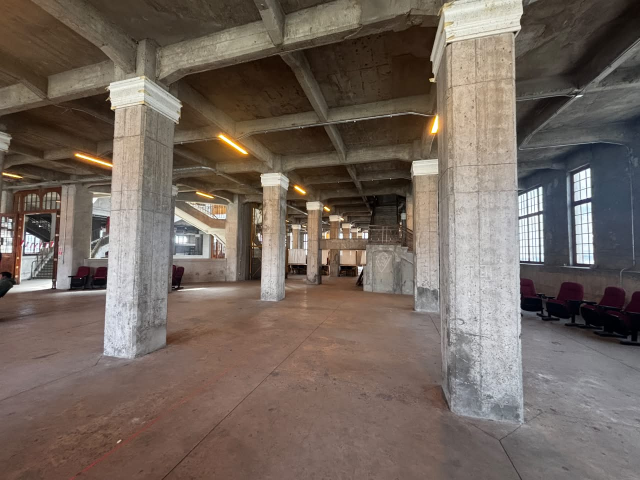
#> input picture mockups/instalacion-escenica/fotos/2.jpg, 1280 x 960 px, found by its file name (shown at 1/2 size)
$ python sheet.py ../fotos/1.jpg ../fotos/2.jpg ../fotos/2.jpg
#> lines starting #> are read from the running program, lines starting #| are printed output that depends on the picture
"""Comparison sheet: rows = photos 1..3, columns = options."""
import sys, os
from PIL import Image, ImageDraw, ImageFont

COLS = [('A', 'A1 · horizontal 8×4 m detrás del pilar'), ('A2', 'A2 · horizontal 8×4 m delante del pilar'),
        ('B', 'B · vertical 2×5 m a borde de escalera')]


def font(sz, bold=False):
    f = '/usr/share/fonts/truetype/dejavu/DejaVuSans%s.ttf' % ('-Bold' if bold else '')
    return ImageFont.truetype(f, sz) if os.path.exists(f) else ImageFont.load_default()


def make(indir, out, names):
#> called with indir = '../fotos/1.jpg', out = '../fotos/2.jpg', names = '../fotos/2.jpg'
    tw, th = 800, 600
    pad, head, lab = 24, 120, 40
    Wd = pad * (len(COLS) + 1) + tw * len(COLS)
    Hd = head + 3 * (th + lab + pad) + pad
    sheet = Image.new('RGB', (Wd, Hd), (14, 14, 16))
    d = ImageDraw.Draw(sheet)
    d.text((pad, 24), 'Instalación escénica · Teorema · mockups nocturnos', fill=(235, 235, 235), font=font(36, True))
    d.text((pad, 74), 'Pantalla LED (placeholder de la levitación de Teorema, Pasolini) · contra en la escalera con el rapero '
                      'Teorema + frontal tenue · público a escala', fill=(165, 165, 172), font=font(20))
    for r, ph in enumerate((1, 2, 3)):
        for c, (opt, label) in enumerate(COLS):
            fn = os.path.join(indir, names.format(ph=ph, opt=opt))
            im = Image.open(fn).convert('RGB').resize((tw, th), Image.LANCZOS)
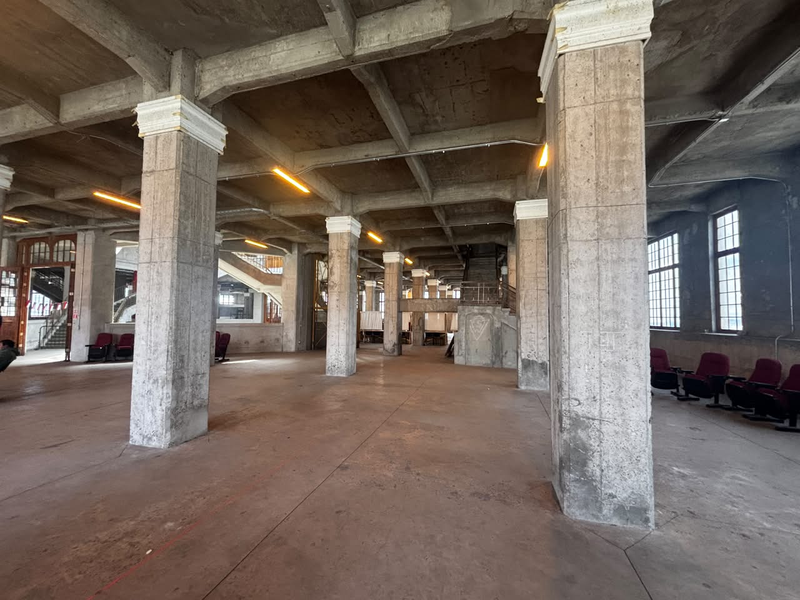
#> im: PIL image 800x600 RGB; mean R, G, B 114.8, 102.3, 93.7
            x = pad + c * (tw + pad); y = head + r * (th + lab + pad)
            d.text((x, y + 6), f'Foto {ph} — {label}', fill=(220, 220, 220), font=font(21, True))
            sheet.paste(im, (x, y + lab))
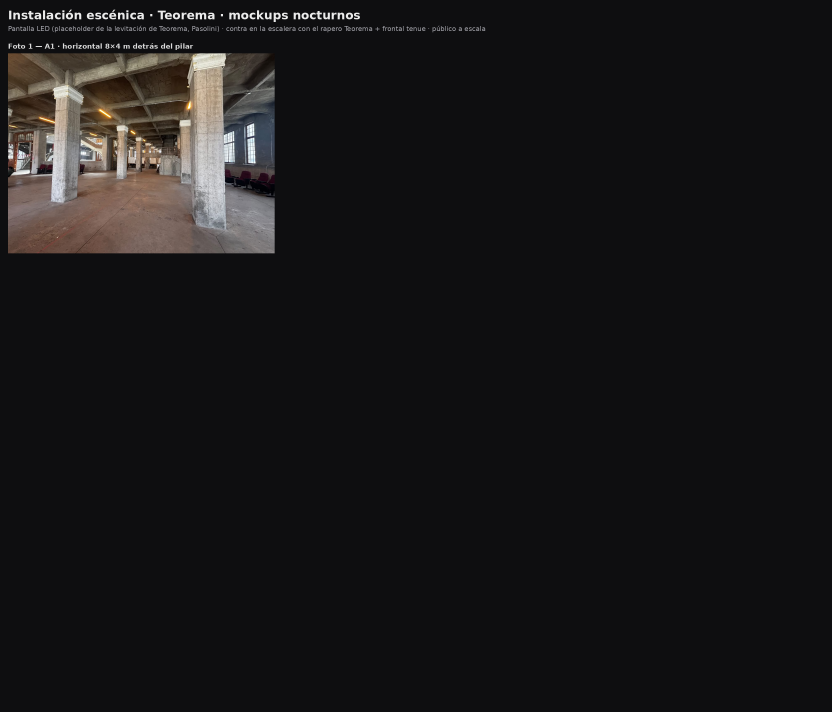
#> sheet: PIL image 2496x2136 RGB (shown at 1/3 size); mean R, G, B 23.8, 22.7, 23.7
    sheet.save(out, quality=90)
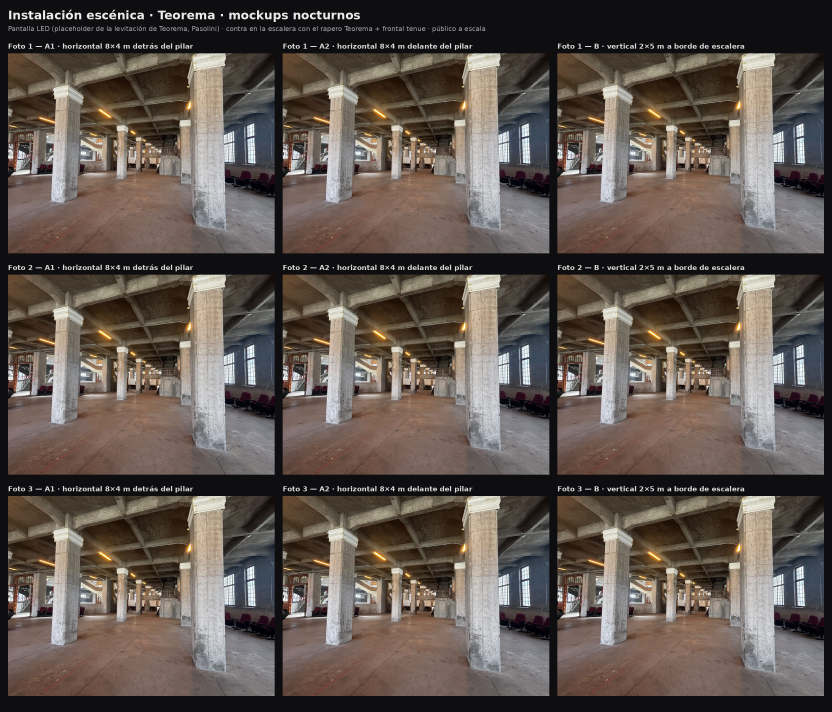
#> saved as 2.jpg: PIL image 2496x2136 RGB (shown at 1/3 size); mean R, G, B 97.3, 87.2, 80.6


if __name__ == '__main__':
    make(sys.argv[1], sys.argv[2], sys.argv[3] if len(sys.argv) > 3 else '{ph}{opt}.png')
